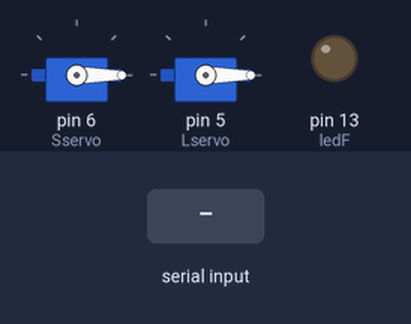
Bench run of a sketch on a simulated Arduino Uno, built with avr-gcc and run on an emulated ATmega328P. On the bench: 2 × servo, output pins drawn as LEDs (lit = HIGH). The inputs (shaded band) are chosen by the test bench. What the sketch prints to the serial monitor is not drawn.

Above: at 1.2 s.
1.3 s: "S" received over Serial
At 2.1 s:
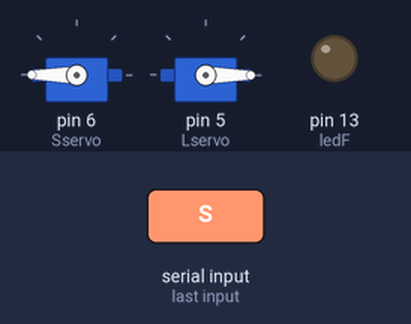
At 3.1 s:
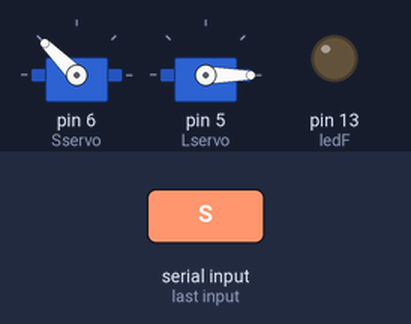
4.3 s: "s" received over Serial
At 6.1 s:
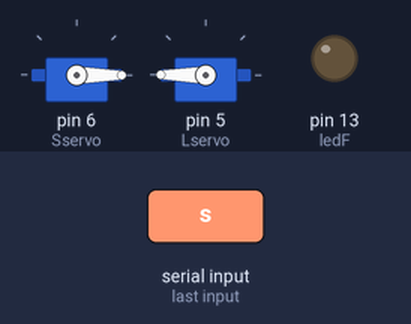
Timing chart, 0 to 10.8 s (numbered marks = the images above; inputs shaded):
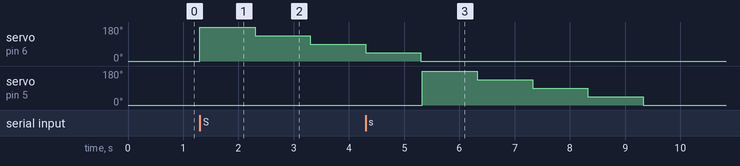

Measured:
- after the input at 1.3 s, servo on pin 6 (Sservo): 0° → 180° at once, → 135° 1.0 s later, → 90° 1.0 s later
- after the input at 4.3 s, servo on pin 5 (Lservo): 0° → 180° after 1.0 s, → 135° 1.0 s later, → 90° 1.0 s later, → 45° 1.0 s later, … (5 changes in this stretch)

The sketch:

AppWithGaguesWorking.ino
```cpp
#include <Servo.h>
#define Time 1000

boolean isToppings;
int val;
int G1 = 0;
int ledF = 13;

Servo Sservo;
Servo Lservo;
void setup() {
  Serial.begin(9600);
  pinMode(ledF, OUTPUT);

  Sservo.attach(6);
  Lservo.attach(5);

  Sservo.write(0);
  Lservo.write(0);


}
void loop()
{
  if (Serial.available()) {
    val = Serial.read();
    switch (val) {
      case 'T':
        isToppings = true;
        Serial.println("Toppings are set to: True" );
        break;
      case 'F':
        isToppings = false;
        Serial.println("Toppings are set to: False" );
        break;
      case 'S':
        toppingsFunction();
        break;
      case 's':
        cuttingFunction();
        break;
    }
  }
}
// servo name.write(angle);
// Serial.print("*T"+String("25")+"*");
void toppingsFunction() {
  Serial.println("The toppings function has been executed!");
  Sservo.write(180);
  Serial.print("*T" + String("25") + "*");
  delay(Time);

  Sservo.write(135);
  Serial.print("*T" + String("50") + "*");
  delay(Time);

  Sservo.write(90);
  Serial.print("*T" + String("75") + "*");
  delay(Time);

  Sservo.write(45);
  Serial.print("*T" + String("100") + "*");
  delay(Time);

  Serial.println("The toppings function has finished!");
  Serial.print("*T" + String("0") + "*");
  Sservo.write(0);
}

void cuttingFunction() {
  Serial.println("The cutting function has been executed!");
  Lservo.write(180);
  Serial.print("*R" + String("25") + "*");
  delay(Time);

  Lservo.write(135);
  Serial.print("*R" + String("50") + "*");
  delay(Time);

  Lservo.write(90);
  Serial.print("*R" + String("75") + "*");
  delay(Time);

  Lservo.write(45);
  Serial.print("*R" + String("100") + "*");
  delay(Time);

  Serial.println("The cutting function has finished!");
  Serial.print("*R" + String("0") + "*");
  Lservo.write(0);
}
```
